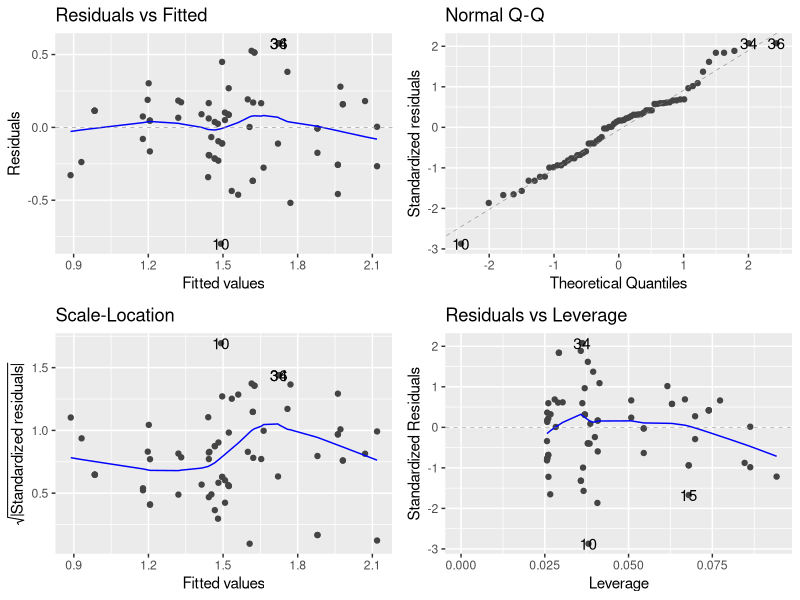
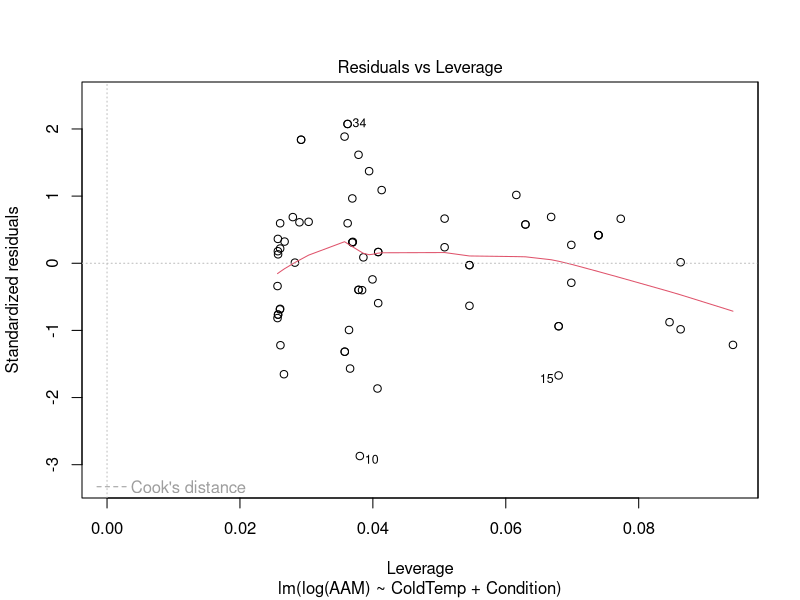
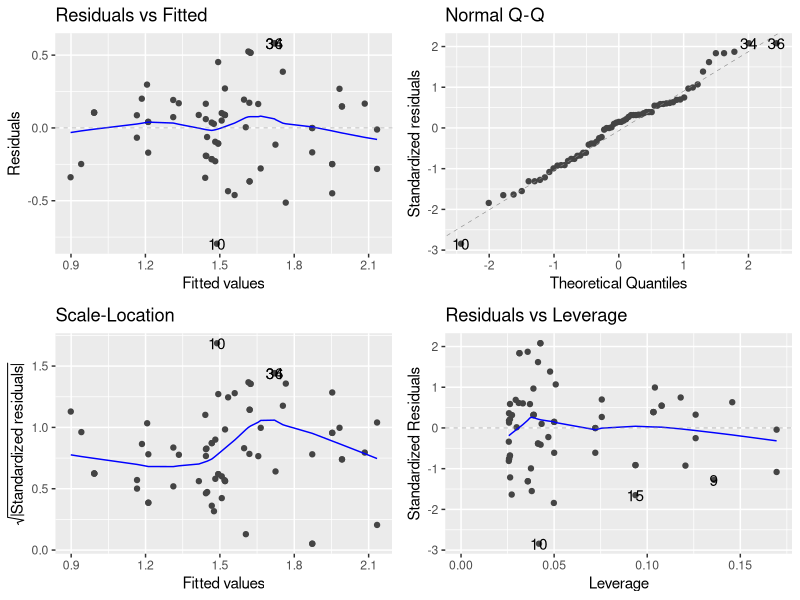
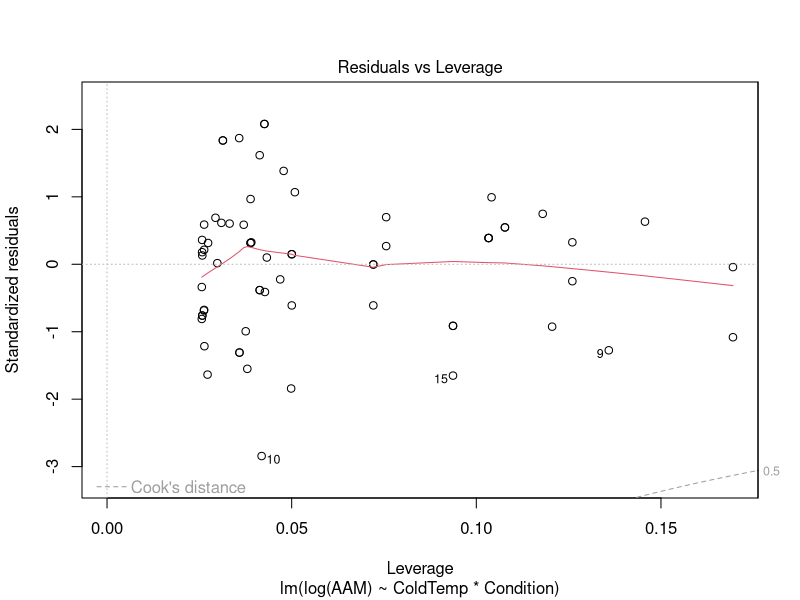
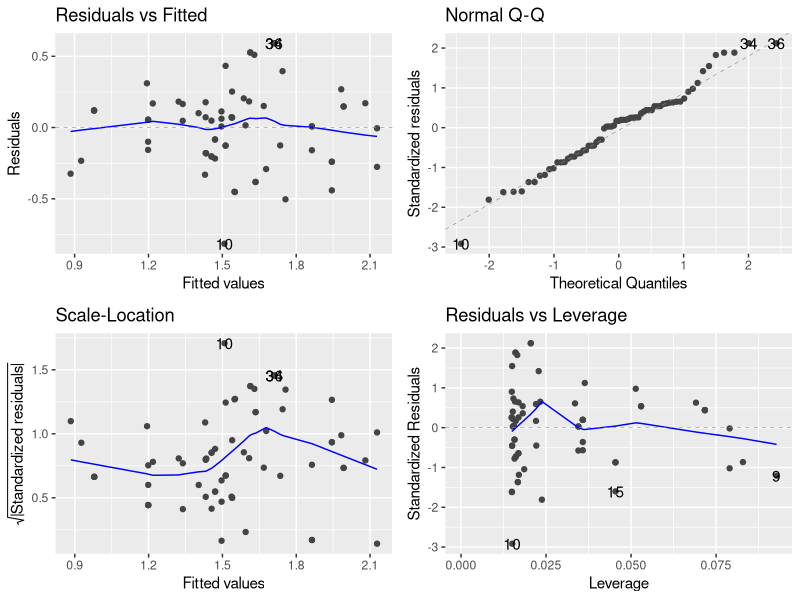
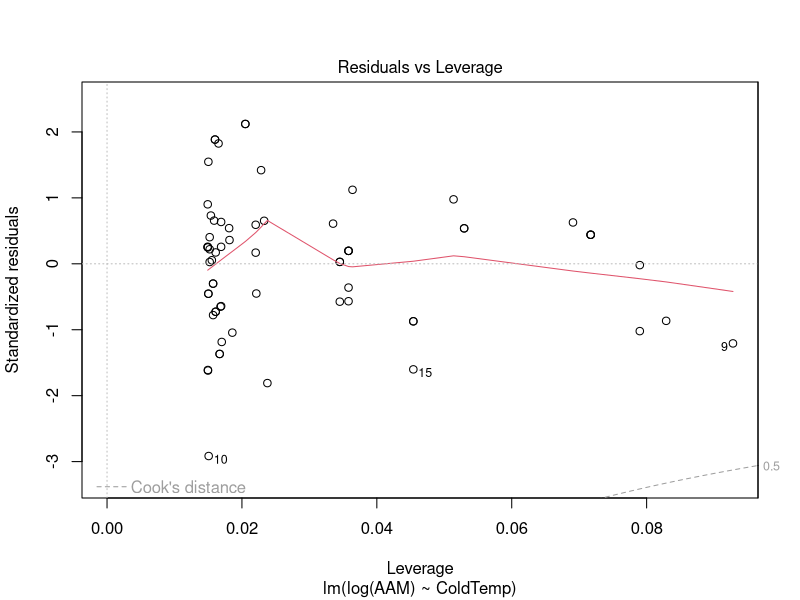
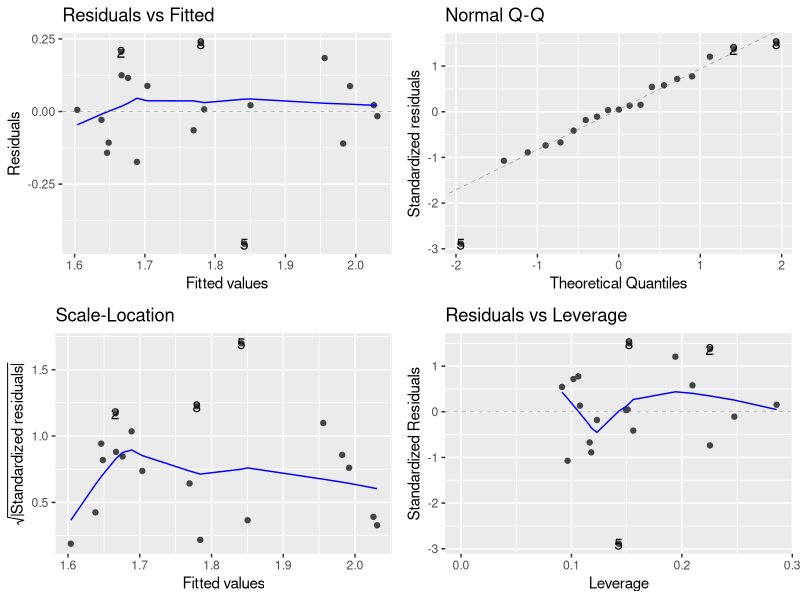
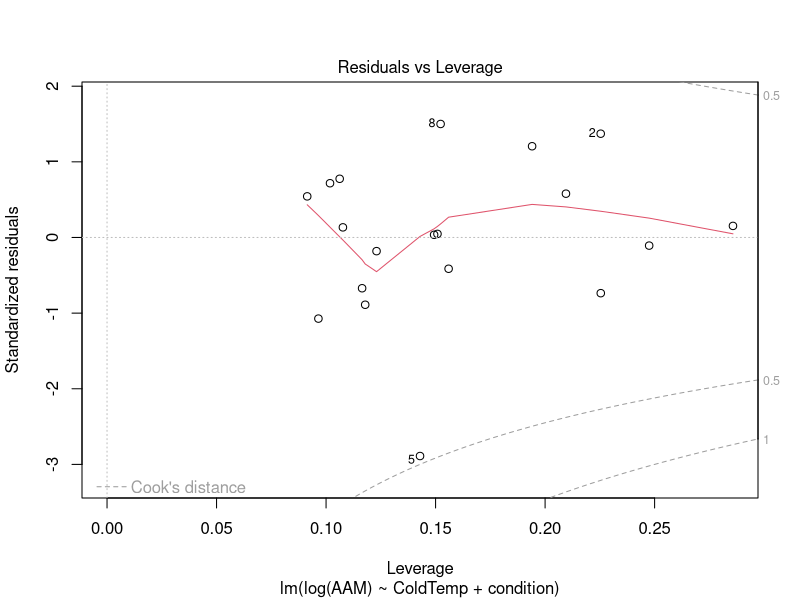

These figures' R source, in order:
#' This script is used to compare the difference models for Asian carp AAM under
#' two different conditions. We use:
#' 
#' 1. linear addictive model  2. Interaction model
#' 
#' on:
#' 
#' 1. Annual temperature  2. Cold temperature
#' 
#' We also check the Cook's distance to determine if outliers needs to be removed.


library(ggplot2)
library(ggfortify)
library(dplyr)


## Import data
asian.carp <- read.csv("asian carp final.csv")
asian.carp$Condition <- as.factor(asian.carp$Condition)
str(asian.carp)

Black <- read.csv("eddie_carp_new.csv")
Black$condition <- as.factor(Black$condition)
str(Black)

## Separate by species
Grass <- asian.carp[asian.carp$Species=="Grass",]
Bighead <- asian.carp[asian.carp$Species=="Bighead",]
Silver <- asian.carp[asian.carp$Species=="Silver",]
Big.sil <- rbind(Bighead, Silver) # combine the two groups



#### Asian carp all species ####

asian.carp.clean <- asian.carp %>% 
  filter(Condition %in% c("natural", "artificial"))

## Linear addictive models (same slope, different intercept)

asian.linear <- lm(log(AAM)~ColdTemp+Condition, data = asian.carp.clean)
anova(asian.linear)
summary(asian.linear)
autoplot(asian.linear)

plot(asian.linear, which = 5)


## Interaction models (ANCOVA: different slope, different intercept)
asian.int <- lm(log(AAM)~ColdTemp*Condition, data = asian.carp.clean)
anova(asian.int)
summary(asian.int)
autoplot(asian.int)

plot(asian.int, which = 5)


## Simple linear model (same slope, same intercept)

asian.simple <- lm(log(AAM)~ColdTemp, data = asian.carp.clean)
anova(asian.simple)
summary(asian.simple)
autoplot(asian.simple)

plot(asian.simple, which = 5)

## Compare the AIC scores
AIC(asian.linear)
AIC(asian.int)
AIC(asian.simple)

# Check the Cook's distance that are three times larger than the mean
cooksD <- cooks.distance(asian.simple)
influential <- cooksD[(cooksD > (3 * mean(cooksD, na.rm = TRUE)))]
influential



#### Black carp ####

Black.clean <- Black %>% filter(!row_number() == 15) %>% filter(sex != "male")

Black.clean <- Black.clean[Black.clean$AAM != 11,]

## Linear addictive models (same slope, different intercept)

black.linear <- lm(log(AAM)~ColdTemp+condition, data = Black.clean)
anova(black.linear)
summary(black.linear)
autoplot(black.linear)

plot(black.linear, which = 5)


## Interaction models (ANCOVA: different slope, different intercept)
black.int <- lm(log(AAM)~ColdTemp*condition, data = Black.clean)
anova(black.int)
summary(black.int)
autoplot(black.int)

plot(black.int, which = 5)


## Simple linear model (same slope, same intercept)

black.simple <- lm(log(AAM)~ColdTemp, data = Black.clean)
anova(black.simple)
summary(black.simple)
autoplot(black.simple) # did not meet??

plot(black.simple, which = 5)

black <- lm(log(AAM)~ColdTemp:condition, data = Black.clean)
summary(black)
## Compare the AIC scores
AIC(black.linear)
AIC(black.int)
AIC(black.simple)
AIC(black)

hist(log(Black.clean$AAM))
mean(log(Black.clean$AAM)) + 3 * sd(log(Black.clean$AAM))
sd(log(Black.clean$AAM))


#### Grass carp ####

Grass.clean <- Grass %>% 
  filter(Condition %in% c("natural", "artificial"))

## Linear addictive models (same slope, different intercept)

grass.linear <- lm(log(AAM)~ColdTemp+Condition, data = Grass.clean)
anova(grass.linear)
summary(grass.linear)
autoplot(grass.linear)

plot(grass.linear, which = 5)


## Interaction models (ANCOVA: different slope, different intercept)
grass.int <- lm(log(AAM)~ColdTemp*Condition, data = Grass.clean)
anova(grass.int)
summary(grass.int)
autoplot(grass.int)

plot(grass.int, which = 5)


## Simple linear model (same slope, same intercept)

grass.simple <- lm(log(AAM)~ColdTemp, data = Grass.clean)
anova(grass.simple)
summary(grass.simple)
autoplot(grass.simple)

plot(grass.simple, which = 5)

## Compare the AIC scores
AIC(grass.linear)
AIC(grass.int)
AIC(grass.simple)



#### Grass carp ####

Big.sil.clean <- Big.sil %>% 
  filter(Condition %in% c("natural", "artificial"))

## Linear addictive models (same slope, different intercept)

bs.linear <- lm(log(AAM)~ColdTemp+Condition, data = Big.sil.clean)
anova(bs.linear)
summary(bs.linear)
autoplot(bs.linear)

plot(bs.linear, which = 5)


## Interaction models (ANCOVA: different slope, different intercept)
bs.int <- lm(log(AAM)~ColdTemp*Condition, data = Big.sil.clean)
anova(bs.int)
summary(bs.int)
autoplot(bs.int)

plot(bs.int, which = 5)


## Simple linear model (same slope, same intercept)

bs.simple <- lm(log(AAM)~ColdTemp, data = Big.sil.clean)
anova(bs.simple)
summary(bs.simple)
autoplot(bs.simple)

plot(bs.simple, which = 5)

## Compare the AIC scores
AIC(bs.linear)
AIC(bs.int)
AIC(bs.simple)
